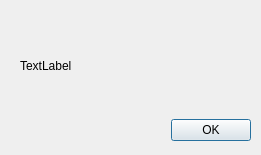
<?xml version="1.0" encoding="UTF-8"?>
<ui version="4.0">
 <class>ErrorDialog</class>
 <widget class="QDialog" name="ErrorDialog">
  <property name="geometry">
   <rect>
    <x>0</x>
    <y>0</y>
    <width>261</width>
    <height>155</height>
   </rect>
  </property>
  <property name="windowTitle">
   <string>Dialog</string>
  </property>
  <widget class="QDialogButtonBox" name="buttonBox">
   <property name="geometry">
    <rect>
     <x>170</x>
     <y>110</y>
     <width>81</width>
     <height>41</height>
    </rect>
   </property>
   <property name="orientation">
    <enum>Qt::Horizontal</enum>
   </property>
   <property name="standardButtons">
    <set>QDialogButtonBox::Ok</set>
   </property>
  </widget>
  <widget class="QLabel" name="label">
   <property name="geometry">
    <rect>
     <x>20</x>
     <y>30</y>
     <width>221</width>
     <height>71</height>
    </rect>
   </property>
   <property name="text">
    <string>TextLabel</string>
   </property>
  </widget>
 </widget>
 <resources/>
 <connections>
  <connection>
   <sender>buttonBox</sender>
   <signal>accepted()</signal>
   <receiver>ErrorDialog</receiver>
   <slot>accept()</slot>
   <hints>
    <hint type="sourcelabel">
     <x>248</x>
     <y>254</y>
    </hint>
    <hint type="destinationlabel">
     <x>157</x>
     <y>274</y>
    </hint>
   </hints>
  </connection>
  <connection>
   <sender>buttonBox</sender>
   <signal>rejected()</signal>
   <receiver>ErrorDialog</receiver>
   <slot>reject()</slot>
   <hints>
    <hint type="sourcelabel">
     <x>316</x>
     <y>260</y>
    </hint>
    <hint type="destinationlabel">
     <x>286</x>
     <y>274</y>
    </hint>
   </hints>
  </connection>
 </connections>
</ui>
